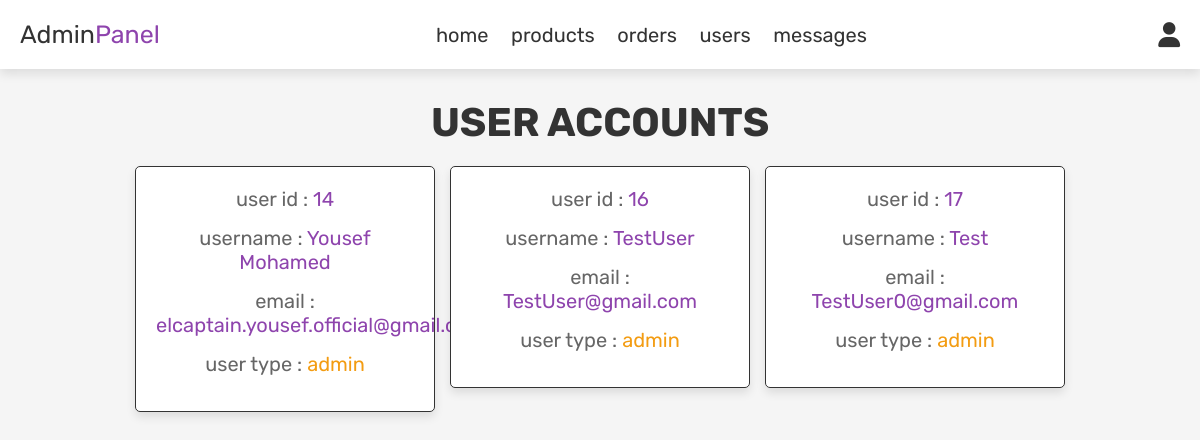
The page /admin_users.php (signed in) on the database its author committed.
### tables this page shows
CREATE TABLE `users` (
  `id` int(100) NOT NULL,
  `name` varchar(100) NOT NULL,
  `email` varchar(100) NOT NULL,
  `password` varchar(250) NOT NULL,
  `user_type` varchar(20) NOT NULL DEFAULT 'user'
);

### admin_users.php (the view, shortened to what this page needs)
<?php
include 'config.php';
?>
<!DOCTYPE html>
<html lang="en">
<head>
  <link rel="stylesheet" href="https://cdnjs.cloudflare.com/ajax/libs/font-awesome/6.0.0/css/all.min.css">
  <link rel="stylesheet" href="css/admin_style.css">
</head>
<body>
  <?php include 'admin_header.php'; ?>
  <section class="users">
    <h1 class="title"> User accounts </h1>
    <div class="box-container">
      <?php
      $users = mysqli_query($db_connect, "SELECT * FROM `users`");
      if (mysqli_num_rows($users) > 0) {
        while ($row = mysqli_fetch_assoc($users)) {
      ?>
          <div class="box">
            <p> user id : <span><?= $row["id"] ?></span> </p>
            <p> username : <span><?= $row["name"] ?></span> </p>
            <p> email : <span><?= $row["email"] ?></span> </p>
            <p> user type : <span style="color: <?= $row["user_type"] == "admin" ? "var(--orange)" : "" ?> ;"><?= $row["user_type"] ?></span> </p>
          </div>
      <?php
        };
      };
      ?>
    </div>
  </section>
</body>
</html>

### css/admin_style.css (style rules this page uses)
:root { --purple: #8e44ad; --red: #c0392b; --orange: #f39c12; --black: #333; --white: #fff; --light-color: #666; --light-white: #ccc; --light-bg: #f5f5f5; --border: 0.1rem solid var(--black); --box-shadow: 0 0.5rem 1rem rgba(0, 0, 0, 0.1); }
* { font-family: "Rubik", sans-serif; margin: 0; padding: 0; box-sizing: border-box; outline: none; border: none; text-decoration: none; transition: all 0.2s linear; }
html { font-size: 62.5%; overflow-x: hidden; }
body { background-color: var(--light-bg); }
section { padding: 3rem 2rem; }
.title { text-align: center; margin-bottom: 2rem; text-transform: uppercase; color: var(--black); font-size: 4rem; }
.users .box-container { display: grid; grid-template-columns: repeat(auto-fit, 30rem); justify-content: center; gap: 1.5rem; max-width: 1200px; margin: 0 auto; align-items: flex-start; }
.users .box-container .box { background-color: var(--white); padding: 2rem; border: var(--border); box-shadow: var(--box-shadow); border-radius: 0.5rem; text-align: center; }
.users .box-container .box p { padding-bottom: 1.5rem; font-size: 2rem; color: var(--light-color); }
.users .box-container .box p span { color: var(--purple); }

### rows shown on the page
users: id "14", name "Yousef Mohamed", email "elcaptain.yousef.official@gmail.com", user_type "admin"
users: id "16", name "TestUser", email "TestUser@gmail.com", user_type "admin"
users: id "17", name "Test", email "TestUser0@gmail.com", user_type "admin"
